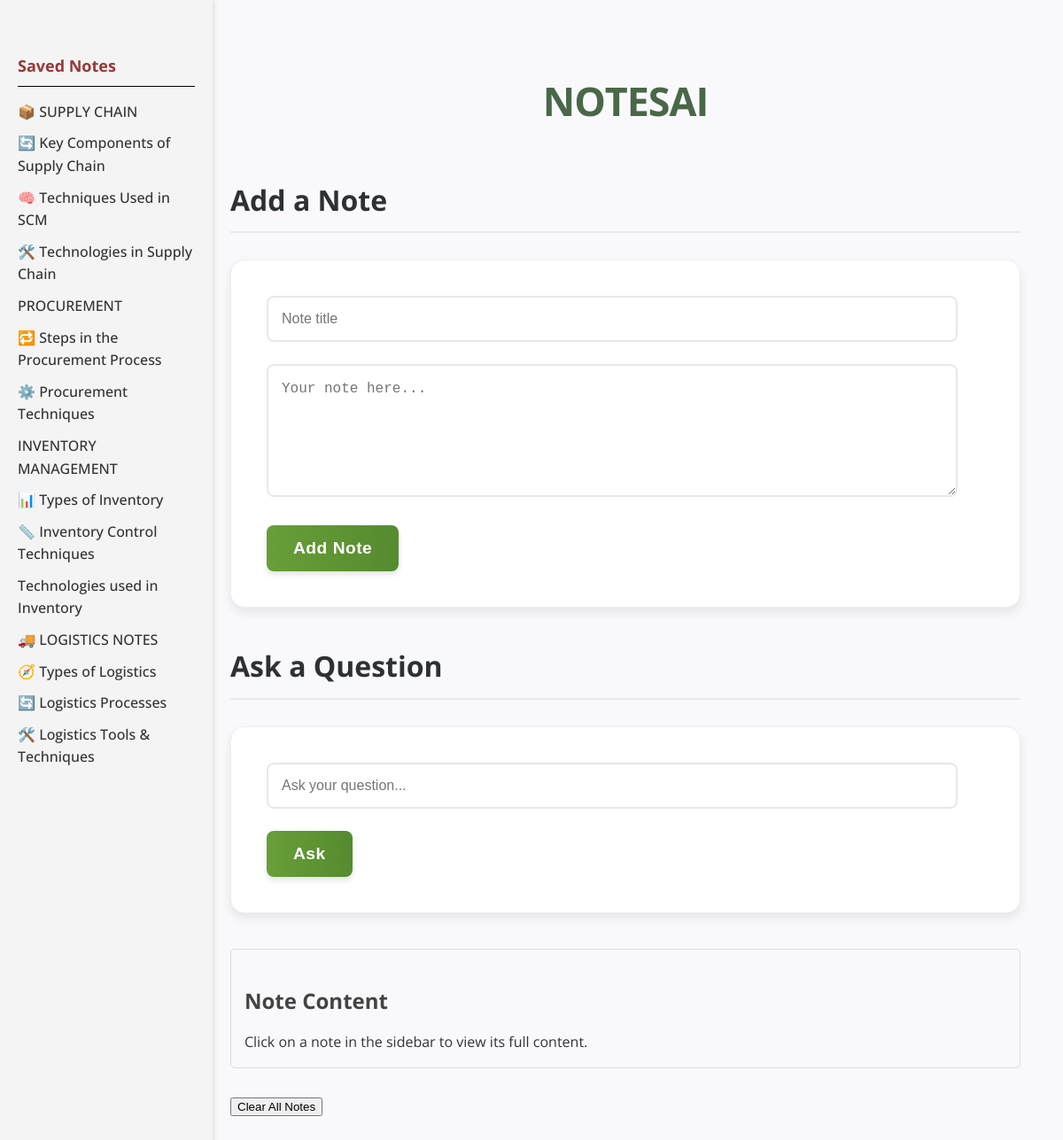
Before: / with the older database file.
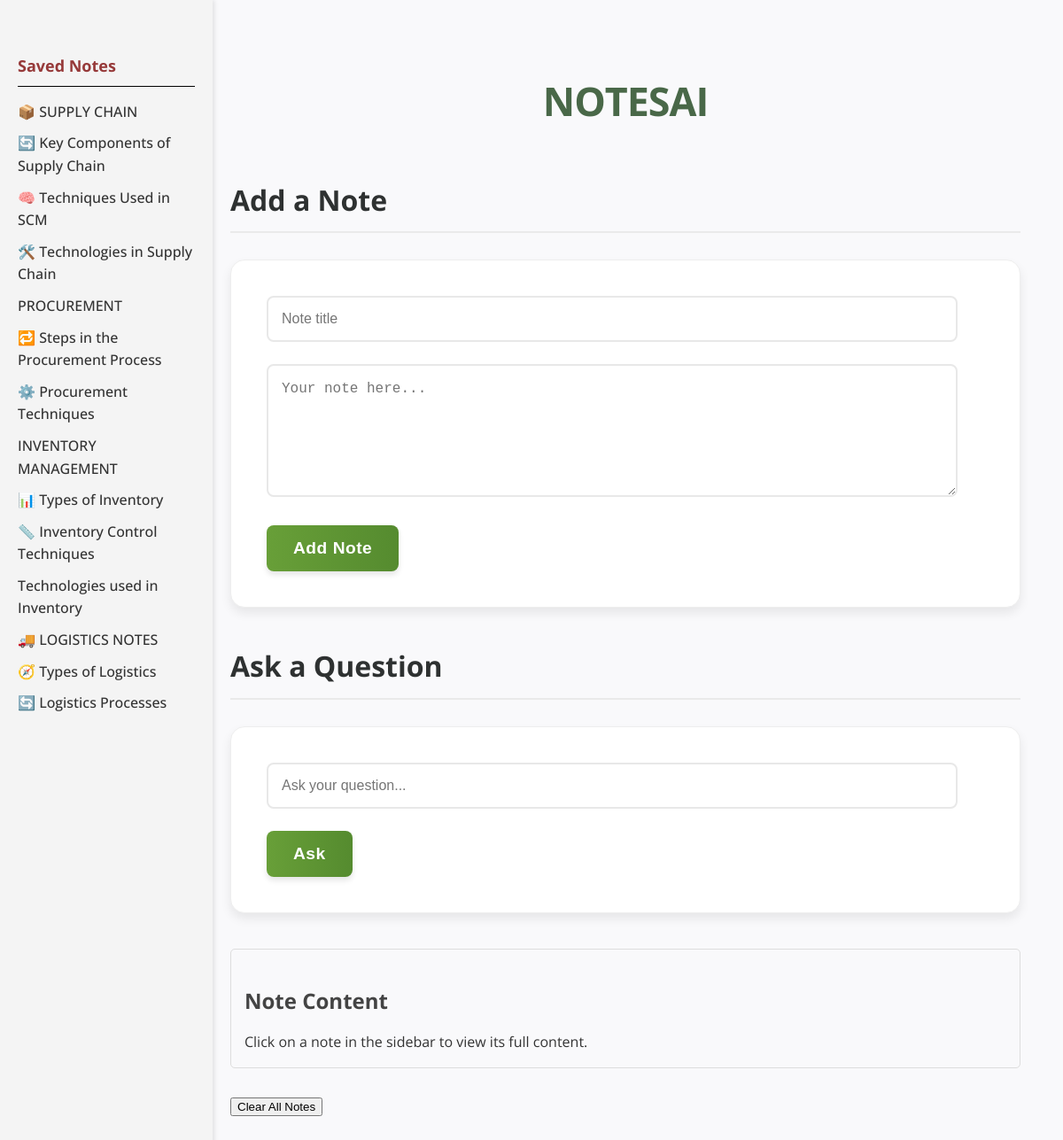
After: the same page with the newer database file.
### tables this page shows
CREATE TABLE notes (
                id INTEGER PRIMARY KEY AUTOINCREMENT,
                title TEXT NOT NULL,
                content TEXT NOT NULL
            );

### app.py (the view)
@app.route('/')
def index():
    with sqlite3.connect(DB_NAME) as conn:
        notes = conn.execute("SELECT id, title FROM notes").fetchall()
    return render_template('index.html', notes=notes, results=None)

### templates/index.html (shortened to what this page needs)
<!DOCTYPE html>
<html>
<head>
    <link rel="stylesheet" href="/static/style.css">
</head>
<body>
    <h1>NOTESAI</h1>
    <h2>Add a Note</h2>
    <form method="POST" action="/add">
        <input type="text" name="title" placeholder="Note title" required>
        <textarea name="content" placeholder="Your note here..." rows="5" required></textarea>
        <button type="submit">Add Note</button>
    </form>
    <h2>Ask a Question</h2>
    <form method="POST" action="/ask">
        <input type="text" name="query" placeholder="Ask your question..." required>
        <button type="submit">Ask</button>
    </form>
    <div class="sidebar">
        <h4>Saved Notes</h4>
        <ul id="note-list">
            {% for note in notes %}
                <li>
                    <a href="#" data-note-id="{{ note[0] }}" onclick="loadNote(this)">{{ note[1] }}</a>
                </li>
            {% endfor %}
        </ul>
    </div>
    <div id="note-content-area" style="margin-top: 20px; padding: 15px; border: 1px solid #ddd; border-radius: 5px;">
        <h3>Note Content</h3>
        <div id="full-note-content">
            Click on a note in the sidebar to view its full content.
        </div>
    </div>
    <div style="margin-top: 30px;">
        <button id="clear-notes-btn">Clear All Notes </button>
    </div>
</body>
</html>

### static/style.css (style rules this page uses)
body { font-family: 'Open Sans', sans-serif; padding: 40px; background: #f9f9fb; color: #333; line-height: 1.6; -webkit-font-smoothing: antialiased; -moz-osx-font-smoothing: grayscale; }
h1 { text-align: center; margin-bottom: 50px; font-size: 2.8rem; font-weight: 700; color: #496848; letter-spacing: -1px; }
h2 { color: #2e3131; font-size: 2rem; margin-bottom: 30px; border-bottom: 2px solid #eaeaea; padding-bottom: 10px; }
h3 { color: #444; font-size: 1.5rem; margin-bottom: 15px; }
h4 { color: #963939; font-size: 1.1rem; margin-top: 40px; border-bottom: 1px solid #000000; padding-bottom: 8px; }
form { background: #fff; padding: 40px; margin-bottom: 40px; border-radius: 16px; box-shadow: 0 6px 12px rgba(0, 0, 0, 0.08); border: 1px solid #eee; }
input[type="text"], textarea { width: calc(100% - 30px); padding: 15px; margin-bottom: 25px; border: 2px solid #e8e8e8; border-radius: 8px; box-sizing: border-box; font-size: 16px; transition: border-color 0.2s ease-in-out, box-shadow 0.2s ease-in-out; outline: none; }
textarea { min-height: 150px; line-height: 1.4; }
button[type="submit"] { background: linear-gradient(to right, #689f38, #558b2f); color: white; padding: 15px 30px; border: none; border-radius: 8px; cursor: pointer; font-size: 1.2rem; font-weight: 600; letter-spacing: 0.5px; transition: transform 0.1s ease, box-shadow 0.1s ease; box-shadow: 0 4px 6px rgba(0, 0, 0, 0.1); outline: none; }
body { margin-left: 220px; font-family: 'Open Sans', sans-serif; }
.sidebar { position: fixed; left: 0; top: 0; width: 200px; height: 100%; background-color: #f4f4f4; padding: 20px; box-shadow: 2px 0 5px rgba(0, 0, 0, 0.1); overflow-y: auto; }
.sidebar h4 { margin-bottom: 15px; font-size: 18px; font-weight: bold; }
.sidebar ul { list-style-type: none; padding: 0; }

### templates/index.html (style rules this page uses)
.sidebar { position: fixed; left: 0; top: 0; width: 200px; height: 100%; background-color: #f4f4f4; padding: 20px; box-shadow: 2px 0 5px rgba(0, 0, 0, 0.1); overflow-y: auto; }
.sidebar h4 { margin-bottom: 15px; font-size: 18px; font-weight: bold; }
.sidebar ul { list-style-type: none; padding: 0; }
.sidebar ul li { margin-bottom: 10px; }
.sidebar ul li a { text-decoration: none; color: #333; font-weight: 500; }
body { margin-left: 220px; }

Changed rows visible on the page:
removed notes: title "🛠️ Logistics Tools & Techniques"
